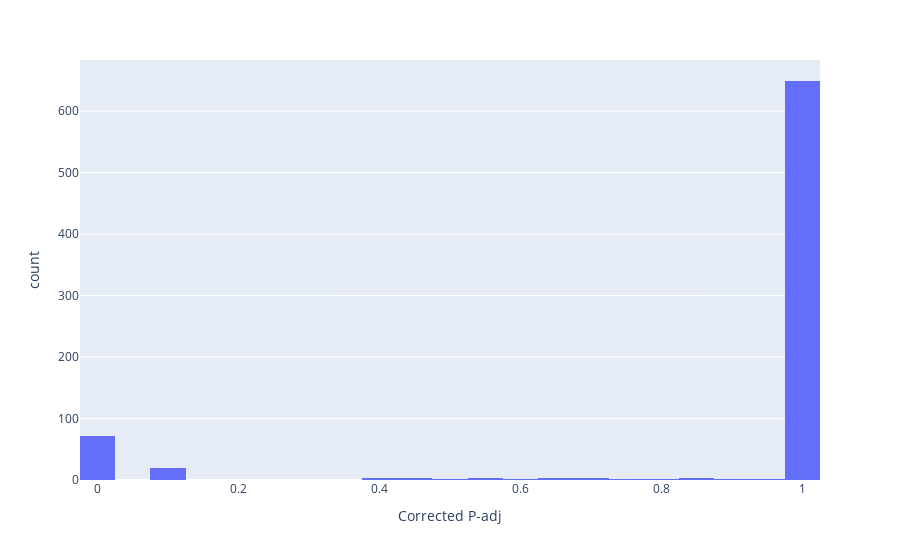

Notebook source saved alongside this figure:
### Code cell
fig = px.histogram(data, x=TFEA_pvalcolumn)
fig.show()

### Figure 1 — Plotly figure (JSON) as saved in the notebook; plotly's stock layout.template omitted (floating-point values rounded to 4 significant figures; data arrays with more than 128 entries replaced by an {"elided": "..."} marker saying what was removed)
{"data": [{"alignmentgroup": "True", "bingroup": "x", "hovertemplate": "Corrected P-adj=%{x}<br>count=%{y}<extra></extra>", "legendgroup": "", "marker": {"color": "#636efa", "pattern": {"shape": ""}}, "name": "", "offsetgroup": "", "orientation": "v", "showlegend": false, "type": "histogram", "x": {"elided": "771 float values"}, "xaxis": "x", "yaxis": "y"}], "layout": {"barmode": "relative", "legend": {"tracegroupgap": 0}, "margin": {"t": 60}, "xaxis": {"anchor": "y", "domain": [0, 1], "title": {"text": "Corrected P-adj"}}, "yaxis": {"anchor": "x", "domain": [0, 1], "title": {"text": "count"}}}}
